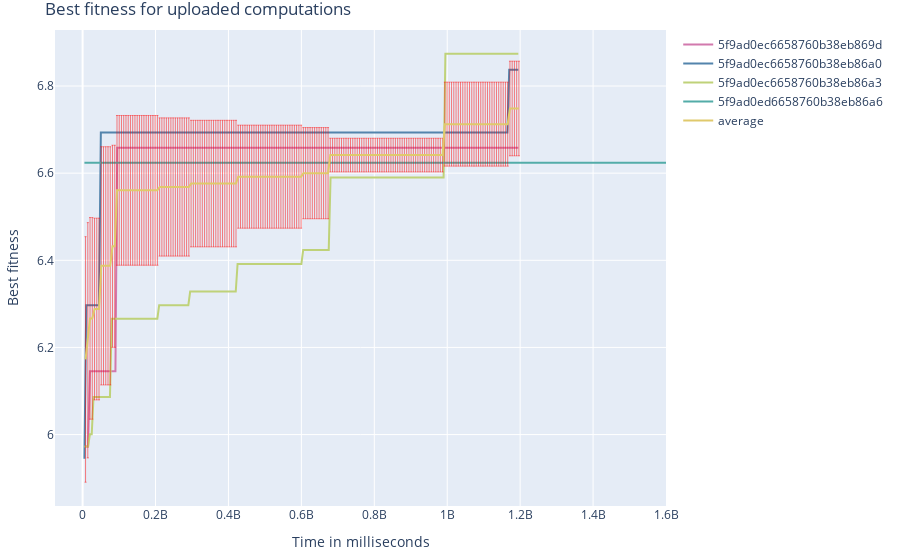

Notebook code for this chart:
### Code cell
# Configure cloudberry.plots

import cloudberry.plots as cp

props = cp.PlotProperties.default()
props.title = "Best fitness for uploaded computations"
props.show_title = True
props.x_axis_name = "Time in milliseconds"
props.y_axis_name = "Best fitness"
# props.show_series = False
# props.show_error_bars = True
props.default_series_kind = cp.PlotSeriesKind.LINE

builder = cp.PlotBuilder(props)
builder.add_pack(plot_pack)
plot = builder.plot()
plot

### Figure 1 — Plotly figure (JSON) as saved in the notebook; plotly's stock layout.template omitted (floating-point values rounded to 4 significant figures; data arrays with more than 128 entries replaced by an {"elided": "..."} marker saying what was removed)
{"data": [{"line": {"color": "#d279ad"}, "marker": {"symbol": "circle"}, "mode": "lines", "name": "5f9ad0ec6658760b38eb869d", "type": "scatter", "x": {"elided": "239 float values"}, "y": {"elided": "239 float values"}}, {"line": {"color": "#5384ac"}, "marker": {"symbol": "circle"}, "mode": "lines", "name": "5f9ad0ec6658760b38eb86a0", "type": "scatter", "x": {"elided": "239 float values"}, "y": {"elided": "239 float values"}}, {"line": {"color": "#bfd279"}, "marker": {"symbol": "circle"}, "mode": "lines", "name": "5f9ad0ec6658760b38eb86a3", "type": "scatter", "x": {"elided": "239 float values"}, "y": {"elided": "239 float values"}}, {"line": {"color": "#53aca8"}, "marker": {"symbol": "circle"}, "mode": "lines", "name": "5f9ad0ed6658760b38eb86a6", "type": "scatter", "x": {"elided": "320 float values"}, "y": {"elided": "320 float values"}}, {"error_y": {"array": {"elided": "194 float values"}, "color": "red", "thickness": 0.5, "type": "data", "visible": true, "width": 1}, "line": {"color": "#e0c96c"}, "marker": {"symbol": "circle"}, "mode": "lines", "name": "average", "type": "scatter", "x": {"elided": "194 float values"}, "y": {"elided": "194 float values"}}], "layout": {"margin": {"b": 30, "l": 30, "r": 30, "t": 30}, "showlegend": true, "title": {"text": "Best fitness for uploaded computations"}, "xaxis": {"title": {"text": "Time in milliseconds"}, "visible": true}, "yaxis": {"title": {"text": "Best fitness"}, "visible": true}}}
